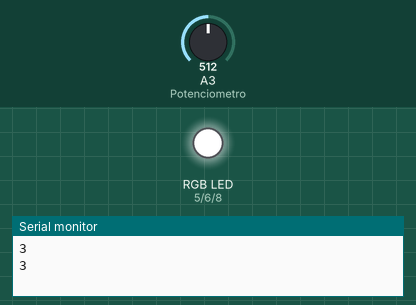
Bench run of a sketch on a simulated Arduino Uno, built with avr-gcc and run on an emulated ATmega328P. Parts: an RGB LED mixed from three pins (HIGH = lit), the last lines printed to the serial monitor. Dashed ring = blinking. Inputs (shaded band) come from the test bench; at power-on: A3 (Potenciometro) = 512. Dim RGB values are drawn brighter than linear.

Above: at 3.5 s.
3.6 s: A3 (Potenciometro) set to 122
At 4.2 s:
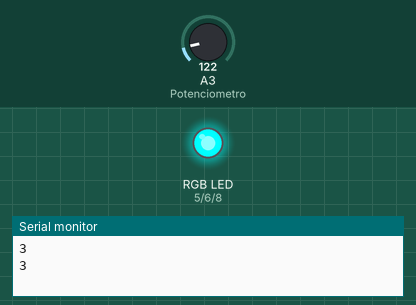
7.2 s: A3 (Potenciometro) set to 0
At 7.26 s:
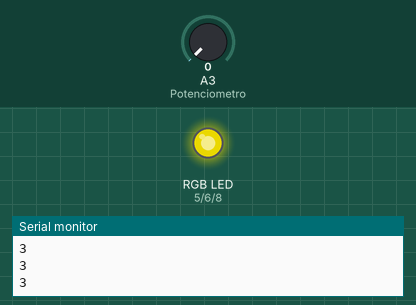
At 7.62 s:
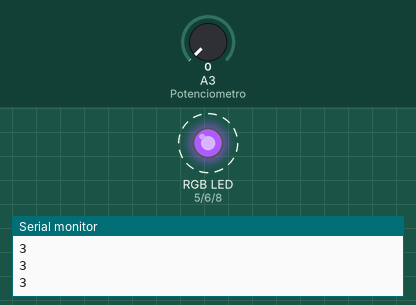
Timing chart, 0 to 16.8 s (numbered marks = the images above; inputs shaded):
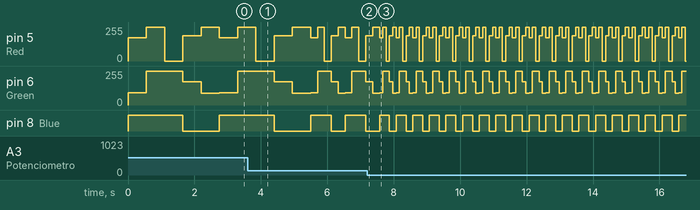

Measured:
- after the input at 7.2 s, pin 8 (Blue): alternates HIGH for 0.30 s and LOW for 0.20 s, starting after 0.67 s
- by itself, pin 5 (Red): repeats every 0.50 s: 174/255 0.10 s, 255/255 0.10 s, 0/255 0.10 s, 189/255 0.10 s, 255/255 0.10 s
- by itself, pin 6 (Green): repeats every 0.50 s: 92/255 0.10 s, 255/255 0.20 s, 174/255 0.10 s, 87/255 0.10 s

The sketch:

Intencidad_de_RGB_FINAL.ino
```cpp
/* centro educativo laboral kinal
  Electronica
  Quinto A
  taller de electronica digital reparacion en computadoras
  javier ricardo vivar sanchez
  2019585
*/

//definir pines a usar
#define Potenciometro  3
#define Red   5
#define Green  6
#define Blue  8
//definir variables
int Tiempo;
int colores(int R, int G, int B);

void setup() {
  // empieza la comunicacio serial
  Serial.begin(9600);
//pines como salida
  pinMode(Red, OUTPUT);
  pinMode(Blue, OUTPUT);
  pinMode(Green, OUTPUT);

}

void loop() {
  //empieza todo el ciclo de la RGB con el potenciometro
  Tiempo = map(analogRead(Potenciometro), 0, 1023, 100, 1000);
  Serial.println(Potenciometro);

  colores(174, 92, 230);
  delay(Tiempo);

  colores(255, 255, 255);
  delay(Tiempo);

  colores(0, 255, 255);
  delay(Tiempo);

  colores(189, 174, 20);
  delay(Tiempo);

  colores(255,87, 35);
  delay(Tiempo);

}
int colores(int R, int G, int B) {
  analogWrite(Red, R);
  analogWrite(Green, G);
  analogWrite(Blue, B);
}
```
